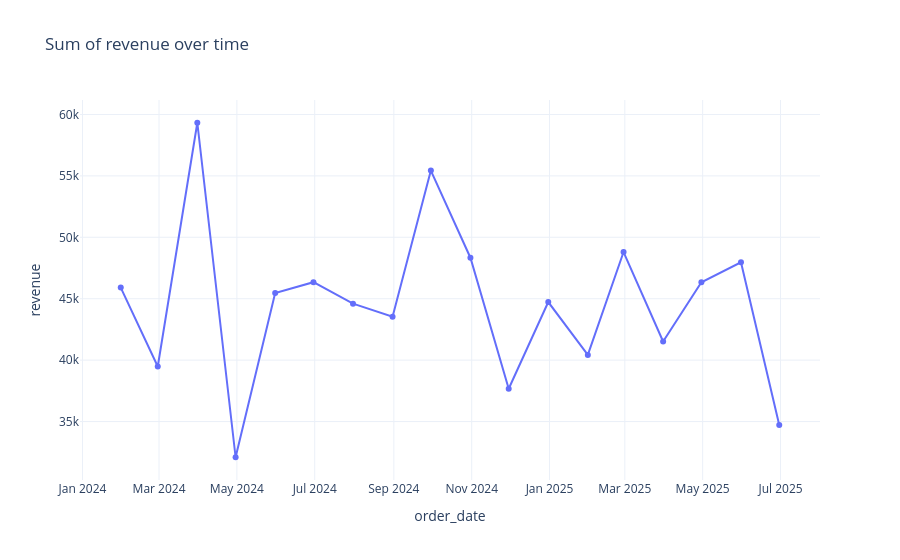

The code cell stored with this chart in its notebook:
### Code cell
plots.time_series(df, 'order_date', 'revenue')

### Figure 1 — Plotly figure (JSON) as saved in the notebook; plotly's stock layout.template omitted (floating-point values rounded to 4 significant figures)
{"data": [{"hovertemplate": "order_date=%{x}<br>revenue=%{y}<extra></extra>", "legendgroup": "", "line": {"color": "#636efa", "dash": "solid"}, "marker": {"symbol": "circle"}, "mode": "lines+markers", "name": "", "orientation": "v", "showlegend": false, "type": "scatter", "x": ["2024-01-31T00:00:00", "2024-02-29T00:00:00", "2024-03-31T00:00:00", "2024-04-30T00:00:00", "2024-05-31T00:00:00", "2024-06-30T00:00:00", "2024-07-31T00:00:00", "2024-08-31T00:00:00", "2024-09-30T00:00:00", "2024-10-31T00:00:00", "2024-11-30T00:00:00", "2024-12-31T00:00:00", "2025-01-31T00:00:00", "2025-02-28T00:00:00", "2025-03-31T00:00:00", "2025-04-30T00:00:00", "2025-05-31T00:00:00", "2025-06-30T00:00:00"], "xaxis": "x", "y": [45910.0, 39480.0, 59330.0, 32090.0, 45470.0, 46350.0, 44600.0, 43530.0, 55430.0, 48340.0, 37670.0, 44730.0, 40430.0, 48800.0, 41520.0, 46340.0, 47970.0, 34730.0], "yaxis": "y"}], "layout": {"legend": {"tracegroupgap": 0}, "title": {"text": "Sum of revenue over time"}, "xaxis": {"anchor": "y", "domain": [0.0, 1.0], "title": {"text": "order_date"}}, "yaxis": {"anchor": "x", "domain": [0.0, 1.0], "title": {"text": "revenue"}}}}
